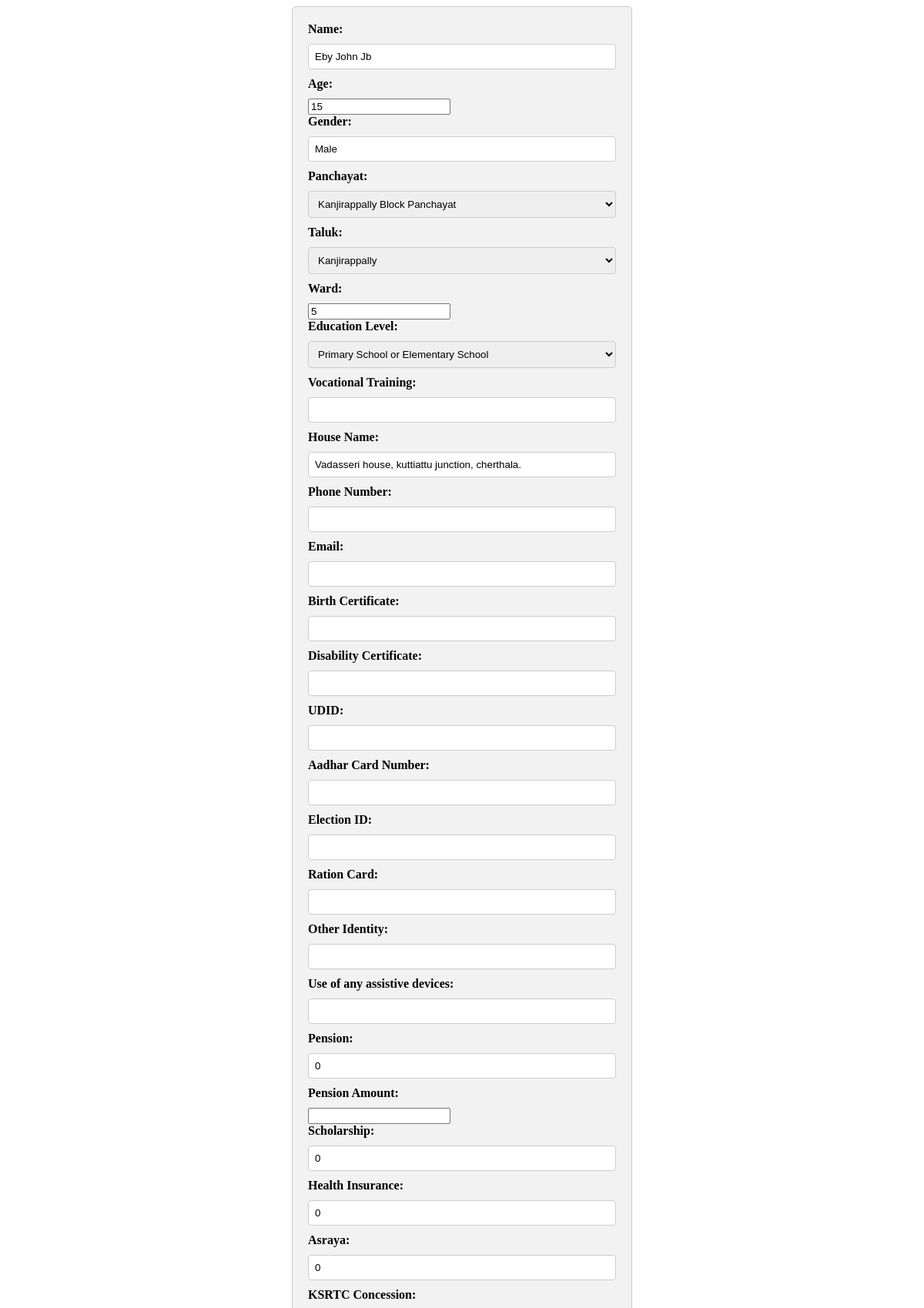
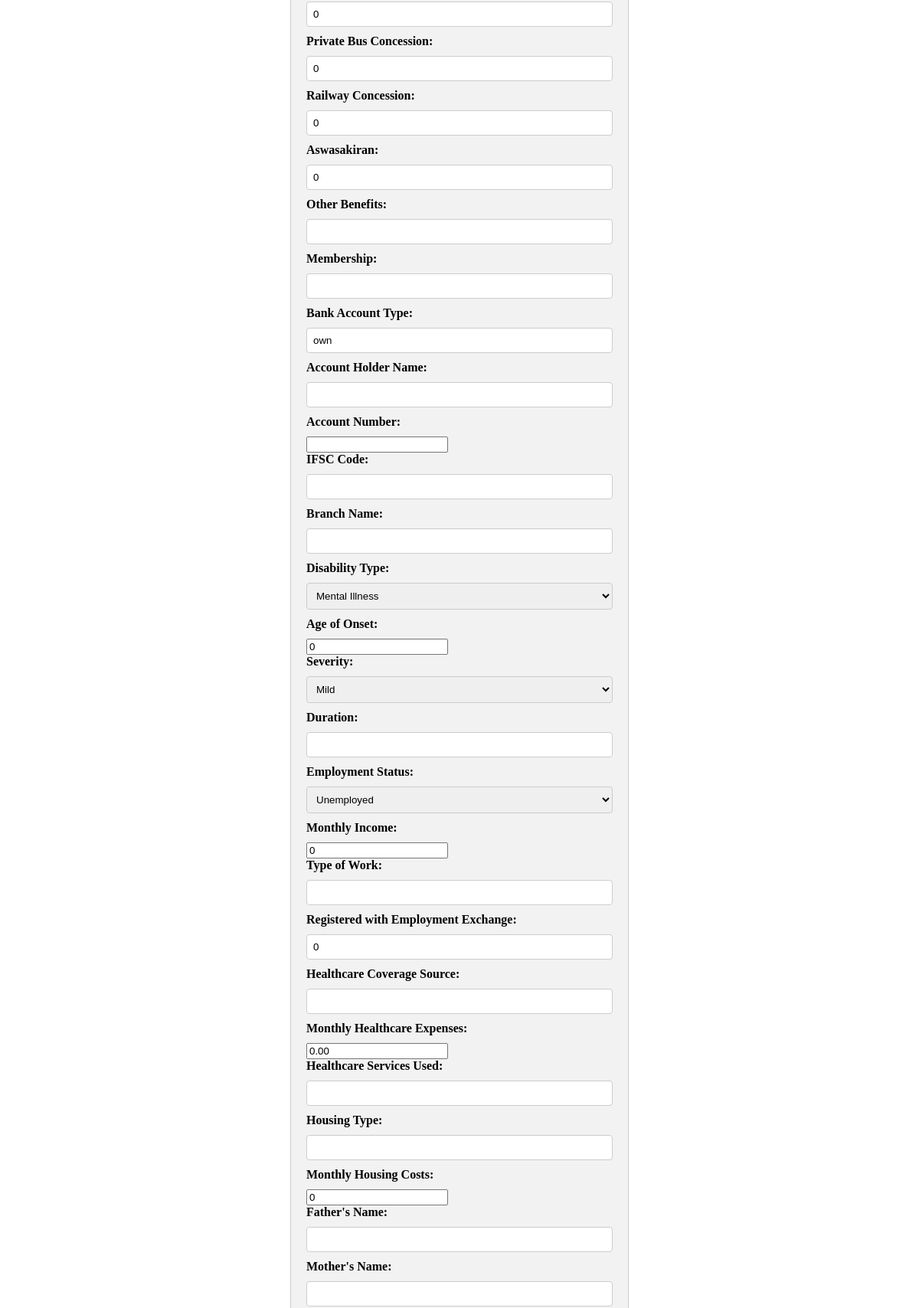
/edit.php?id=22 (signed in, upper part), run on the app's committed database (2 pictures, top to bottom).
### tables this page shows
CREATE TABLE `participantdetails` (
  `ParticipantID` int(11) NOT NULL,
  `Name` varchar(255) DEFAULT NULL,
  `Age` int(11) DEFAULT NULL,
  `Gender` varchar(50) DEFAULT NULL,
  `panchayat` varchar(100) NOT NULL,
  `taluk` varchar(100) NOT NULL,
  `ward` varchar(100) NOT NULL,
  `EducationLevel` varchar(100) DEFAULT NULL,
  `VocationalTraining` varchar(100) DEFAULT NULL,
  `Address` varchar(255) DEFAULT NULL,
  `PhoneNumber` varchar(20) DEFAULT NULL,
  `Email` varchar(255) DEFAULT NULL,
  `BirthCertificate` varchar(50) DEFAULT NULL,
  `DisabilityCertificate` varchar(50) DEFAULT NULL,
  `Udid` varchar(200) NOT NULL,
  `AadharCardNumber` varchar(50) DEFAULT NULL,
  `ElectionID` varchar(50) DEFAULT NULL,
  `RationCard` varchar(50) DEFAULT NULL,
  `OtherIdentity` varchar(255) DEFAULT NULL,
  `AssistiveDevices` varchar(200) NOT NULL,
  `Pension` tinyint(1) DEFAULT NULL,
  `Scholarship` tinyint(1) DEFAULT NULL,
  `HealthInsurance` tinyint(1) DEFAULT NULL,
  `Asraya` tinyint(1) DEFAULT NULL,
  `KSRTCConcession` tinyint(1) DEFAULT NULL,
  `PrivateBusConcession` tinyint(1) DEFAULT NULL,
  `RailwayConcession` tinyint(1) DEFAULT NULL,
  `Aswasakiran` tinyint(1) DEFAULT NULL,
  `OtherBenefits` varchar(255) DEFAULT NULL,
  `Membership` varchar(255) DEFAULT NULL,
  `BankAccountType` varchar(50) DEFAULT NULL,
  `BankDetails` varchar(255) DEFAULT NULL,
  `DisabilityType` varchar(100) DEFAULT NULL,
  `AgeOfOnset` int(11) DEFAULT NULL,
  `Severity` varchar(100) DEFAULT NULL,
  `Duration` varchar(100) DEFAULT NULL,
  `EmploymentStatus` varchar(100) DEFAULT NULL,
  `MonthlyIncome` float DEFAULT NULL,
  `TypeOfWork` varchar(100) DEFAULT NULL,
  `RegisteredWithEmploymentExchange` tinyint(1) DEFAULT NULL,
  `HealthcareCoverageSource` text DEFAULT NULL,
  `MonthlyHealthcareExpenses` decimal(10,2) DEFAULT NULL,
  `HealthcareServicesUsed` text DEFAULT NULL,
  `HousingType` varchar(200) NOT NULL,
  `MonthlyHousingCosts` int(11) NOT NULL,
  `FatherName` varchar(255) NOT NULL,
  `MotherName` varchar(255) NOT NULL,
  `SiblingName` varchar(255) NOT NULL,
  `FatherAge` int(11) NOT NULL,
  `MotherAge` int(11) NOT NULL,
  `SiblingAge` int(11) NOT NULL,
  `FatherEducation` varchar(255) NOT NULL,
  `MotherEducation` varchar(255) NOT NULL,
  `SiblingEducation` varchar(255) NOT NULL,
  `FatherOccupation` varchar(255) NOT NULL,
  `MotherOccupation` varchar(255) NOT NULL,
  `SiblingOccupation` varchar(255) NOT NULL,
  `FatherSalary` int(11) NOT NULL,
  `MotherSalary` int(11) NOT NULL,
  `SiblingSalary` int(11) NOT NULL,
  `ParentsPension` varchar(20) NOT NULL,
  `IncomeLevel` decimal(10,2) DEFAULT NULL,
  `RationCardType` text DEFAULT NULL,
  `LandOwnership` varchar(200) NOT NULL,
  `LandArea` int(11) NOT NULL,
  `Houseownership` varchar(200) NOT NULL,
  `HouseArea` int(11) NOT NULL,
  `HouseType` varchar(200) NOT NULL,
  `WaterSource` text DEFAULT NULL,
  `CookingFuelSource` text DEFAULT NULL,
  `ToiletType` text DEFAULT NULL,
  `Transportation` text DEFAULT NULL,
  `EmployableSkills` varchar(20) NOT NULL DEFAULT 'No'
);

### edit.php (the view, shortened to what this page needs)
<?php
$servername = "localhost";
$username = "root";
$password = "";
$database = "mysnehabhavan";
$conn = mysqli_connect($servername, $username, $password, $database);
if (isset($_GET['id'])) {
    $participantID = $_GET['id'];
    $sql = "SELECT * FROM participantdetails WHERE ParticipantID = '$participantID'";
    $result = mysqli_query($conn, $sql);
    if (mysqli_num_rows($result) == 1) {
        $row = mysqli_fetch_assoc($result);
        ?>
    <!DOCTYPE html>
<html>
<head>
</head>
<body>
<form method="POST" action="update.php" onsubmit="showConfirmation(); return false;">
    <label for="name">Name:</label>
    <input type="text" name="name" value="<?php echo $row['Name']; ?>" class="capitalize"><br>
    <label for="age">Age:</label>
    <input type="number" name="age" value="<?php echo $row['Age']; ?>" min="0";><br>
    <label for="gender">Gender:</label>
    <input type="text" name="gender" value="<?php echo $row['Gender']; ?>"><br>
    <label for="panchayat">Panchayat:</label>
    <select name="panchayat" id="panchayat">
  <option value="Kanjirappally Block Panchayat" <?php if ($row['panchayat'] == 'Kanjirappally Block Panchayat') echo 'selected'; ?>>Kanjirappally Block Panchayat</option>
 </select><br>
    <label for="taluk">Taluk:</label>
    <select name="taluk" id="taluk">
    <option value="Kanjirappally" <?php if ($row['taluk'] == 'Kanjirappally') echo 'selected'; ?>>Kanjirappally</option>
 </select><br>
    <label for="ward">Ward:</label>
    <input type="number" name="ward" value="<?php echo $row['ward']; ?>" min="0"><br>
    <label for="educationLevel">Education Level:</label>
    <select name="education-level" id="education-level">
    <option value="Primary School or Elementary School" <?php if ($row['EducationLevel'] == 'Primary School or Elementary School') echo 'selected'; ?>>Primary School or Elementary School</option>
 </select><br>
    <label for="vocationalTraining">Vocational Training:</label>
    <input type="text" name="vocationalTraining" value="<?php echo $row['VocationalTraining']; ?>"><br>
    <label for="address">House Name:</label>
    <input type="text" name="address" value="<?php echo $row['Address']; ?>"><br>
    <label for="phoneNumber">Phone Number:</label>
<input type="text" name="phoneNumber" value="<?php echo $row['PhoneNumber']; ?>" pattern="\d{10}" title="Please enter a 10-digit phone number (numeric characters only)">
    <label for="email">Email:</label>
    <input type="text" name="email" value="<?php echo $row['Email']; ?>"><br>
    <label for="birthCertificate">Birth Certificate:</label>
    <input type="text" name="birthCertificate" value="<?php echo $row['BirthCertificate']; ?>"><br>
    <label for="disabilityCertificate">Disability Certificate:</label>
    <input type="text" name="disabilityCertificate" value="<?php echo $row['DisabilityCertificate']; ?>"><br>
    <label for="udid">UDID:</label>
    <input type="text" name="udid" value="<?php echo $row['Udid']; ?>"><br>
    <label for="aadharCardNumber">Aadhar Card Number:</label>
    <input type="text" name="aadharCardNumber" value="<?php echo $row['AadharCardNumber']; ?>" pattern="\<d>12</d>" title="Please enter a 12-digit aadhar number (numeric characters only)"><br>
    <label for="electionID">Election ID:</label>
    <input type="text" name="electionID" value="<?php echo $row['ElectionID']; ?>"><br>
    <label for="rationCard">Ration Card:</label>
    <input type="text" name="rationCard" value="<?php echo $row['RationCard']; ?>"><br>
    <label for="otherIdentity">Other Identity:</label>
    <input type="text" name="otherIdentity" value="<?php echo $row['OtherIdentity']; ?>"><br>
    <label for="assistive-devices">Use of any assistive devices:</label>
    <input type="text" name="assistive-devices" value="<?php echo $row['AssistiveDevices']; ?>"><br>
    <label for="pension">Pension:</label>
    <input type="text" name="pension" value="<?php echo $row['Pension']; ?>"><br>
    <label for="pensionAmount">Pension Amount:</label>
    <input type="number" name="pensionAmount" value="<?php echo $row['pensionAmount']; ?>"><br>
    <label for="scholarship">Scholarship:</label>
    <input type="text" name="scholarship" value="<?php echo $row['Scholarship']; ?>"><br>
    <label for="healthInsurance">Health Insurance:</label>
    <input type="text" name="healthInsurance" value="<?php echo $row['HealthInsurance']; ?>"><br>
    <label for="asraya">Asraya:</label>
    <input type="text" name="asraya" value="<?php echo $row['Asraya']; ?>"><br>
    <label for="ksrtcConcession">KSRTC Concession:</label>
    <input type="text" name="ksrtcConcession" value="<?php echo $row['KSRTCConcession']; ?>"><br>
    <label for="privateBusConcession">Private Bus Concession:</label>
    <input type="text" name="privateBusConcession" value="<?php echo $row['PrivateBusConcession']; ?>"><br>
    <label for="railwayConcession">Railway Concession:</label>
    <input type="text" name="railwayConcession" value="<?php echo $row['RailwayConcession']; ?>"><br>
    <label for="aswasakiran">Aswasakiran:</label>
    <input type="text" name="aswasakiran" value="<?php echo $row['Aswasakiran']; ?>"><br>
    <label for="otherBenefits">Other Benefits:</label>
    <input type="text" name="otherBenefits" value="<?php echo $row['OtherBenefits']; ?>"><br>
    <label for="membership">Membership:</label>
    <input type="text" name="membership" value="<?php echo $row['Membership']; ?>"><br>
    <label for="bankAccountType">Bank Account Type:</label>
    <input type="text" name="bankAccountType" value="<?php echo $row['BankAccountType']; ?>"><br>
    <label for="ACHolderName">Account Holder Name:</label>
    <input type="text" name="ACHolderName" value="<?php echo $row['ACHolderName']; ?>"><br>
    <label for="AccountNumber">Account Number:</label>
    <input type="number" name="AccountNumber" value="<?php echo $row['AccountNumber']; ?>"><br>
    <label for="ifscCode">IFSC Code:</label>
    <input type="text" name="ifscCode" value="<?php echo $row['ifscCode']; ?>"><br>
    <label for="BranchName">Branch Name:</label>
    <input type="text" name="BranchName" value="<?php echo $row['BranchName']; ?>"><br>
    <label for="disabilityType">Disability Type:</label>
<select name="disabilityType" id="disabilityType">
    <option value="mental-illness" <?php if ($row['DisabilityType'] == 'mental-illness') echo 'selected'; ?>>Mental Illness</option>
</select><br>
    <label for="ageOfOnset">Age of Onset:</label>
    <input type="number" name="ageOfOnset" value="<?php echo $row['AgeOfOnset']; ?>" min="0";><br>
    <label for="severity">Severity:</label>
    <select name="severity" id="severity" required>
  <option value="Mild" <?php if ($row['Severity'] == 'Mild') echo 'selected'; ?>>Mild</option>
</select><br>
    <label for="duration">Duration:</label>
    <input type="text" name="duration" value="<?php echo $row['Duration']; ?>"><br>
    <label for="employmentStatus">Employment Status:</label>
<select name="employmentStatus" id="employmentStatus" onchange="toggleFields()">
    <option value="unemployed" <?php if ($row['EmploymentStatus'] == 'unemployed') echo 'selected'; ?>>Unemployed</option>
</select><br>
    <label for="monthlyIncome">Monthly Income:</label>
    <input type="number" name="monthlyIncome" value="<?php echo $row['MonthlyIncome']; ?>" min="0"><br>
    <label for="typeOfWork">Type of Work:</label>
    <input type="text" name="typeOfWork" value="<?php echo $row['TypeOfWork']; ?>"><br>
    <label for="registeredWithEmploymentExchange">Registered with Employment Exchange:</label>
    <input type="text" name="registeredWithEmploymentExchange" value="<?php echo $row['RegisteredWithEmploymentExchange']; ?>"><br>
    <label for="healthcareCoverageSource">Healthcare Coverage Source:</label>
    <input type="text" name="healthcareCoverageSource" value="<?php echo $row['HealthcareCoverageSource']; ?>"><br>
    <label for="monthlyHealthcareExpenses">Monthly Healthcare Expenses:</label>
    <input type="number" name="monthlyHealthcareExpenses" value="<?php echo $row['MonthlyHealthcareExpenses']; ?>" min="0"><br>
    <label for="healthcareServicesUsed">Healthcare Services Used:</label>
    <input type="text" name="healthcareServicesUsed" value="<?php echo $row['HealthcareServicesUsed']; ?>"><br>
    <label for="housingType">Housing Type:</label>
    <input type="text" name="housingType" value="<?php echo $row['HousingType']; ?>"><br>
    <label for="monthlyHousingCosts">Monthly Housing Costs:</label>
    <input type="number" name="monthlyHousingCosts" value="<?php echo $row['MonthlyHousingCosts']; ?>" min="0"><br>
    <label for="fatherName">Father's Name:</label>
    <input type="text" name="fatherName" value="<?php echo $row['FatherName']; ?>"><br>
    <label for="motherName">Mother's Name:</label>
    <input type="text" name="motherName" value="<?php echo $row['MotherName']; ?>"><br>
    <input type="text" name="siblingName" value="<?php echo $row['SiblingName']; ?>"><br>
    <input type="number" name="fatherAge" value="<?php echo $row['FatherAge']; ?>" min="0"><br>
    <input type="number" name="motherAge" value="<?php echo $row['MotherAge']; ?>" min="0"><br>
    <input type="number" name="siblingAge" value="<?php echo $row['SiblingAge']; ?>" min="0"><br>
 <br>
 <br>
 <br>
    <input type="text" name="fatherOccupation" value="<?php echo $row['FatherOccupation']; ?>"><br>
    <input type="text" name="motherOccupation" value="<?php echo $row['MotherOccupation']; ?>"><br>
    <input type="text" name="siblingOccupation" value="<?php echo $row['SiblingOccupation']; ?>"><br>
    <input type="number" name="fatherSalary" value="<?php echo $row['FatherSalary']; ?>" min="0"><br>
    <input type="number" name="motherSalary" value="<?php echo $row['MotherSalary']; ?>" min="0"><br>
    <input type="number" name="siblingSalary" value="<?php echo $row['SiblingSalary']; ?>" in="0"><br>
    <input type="text" name="parents-pension" value="<?php echo $row['ParentsPension']; ?>" ><br>
    <input type="number" name="parentsPensionAmount" value="<?php echo $row['parentsPensionAmount']; ?>" in="0"><br>
    <input type="text" name="employable-skills" value="<?php echo $row['EmployableSkills']; ?>"><br>
    <input type="number" name="incomeLevel" value="<?php echo $row['IncomeLevel']; ?>" min="0"><br>
<br><br>
<br>
    <input type="number" name="landArea" value="<?php echo $row['LandArea']; ?>" min="0"><br>
<br><br>
    <input type="number" name="houseArea" value="<?php echo $row['HouseArea']; ?>" min="0"><br>
<br>
<br>
    <input type="text" name="cookingFuelSource" value="<?php echo $row['CookingFuelSource']; ?>"><br>
    <input type="text" name="toiletType" value="<?php echo $row['ToiletType']; ?>"><br>
<br>
</form>
</body>
</html>
        <?php
    } else {
        echo "Participant not found.";
    }
} else {
    echo "Participant ID not provided.";
}
?>

### edit.php (style rules this page uses)
.capitalize { text-transform: capitalize; }
form { width: 400px; margin: 0 auto; padding: 20px; background-color: #f2f2f2; border: 1px solid #ccc; border-radius: 5px; }
label { display: block; margin-bottom: 10px; font-weight: bold; }
input[type="text"], button, select { width: 100%; padding: 8px; margin-bottom: 10px; border: 1px solid #ccc; border-radius: 4px; box-sizing: border-box; }

### data on the page
participantdetails: name "Eby John jb", age "15", gender "Male", panchayat "Kanjirappally Block Panchayat", taluk "Kanjirappally", ward "5", education-level "Primary School or Elementary School", address "Vadasseri house, kuttiattu junction, cherthala.", pension "0", scholarship "0", healthInsurance "0", asraya "0", ksrtcConcession "0", privateBusConcession "0", railwayConcession "0", aswasakiran "0", bankAccountType "own", disabilityType "Mental Illness", ageOfOnset "0", monthlyIncome "0", registeredWithEmploymentExchange "0", monthlyHealthcareExpenses "0.00", monthlyHousingCosts "0"
